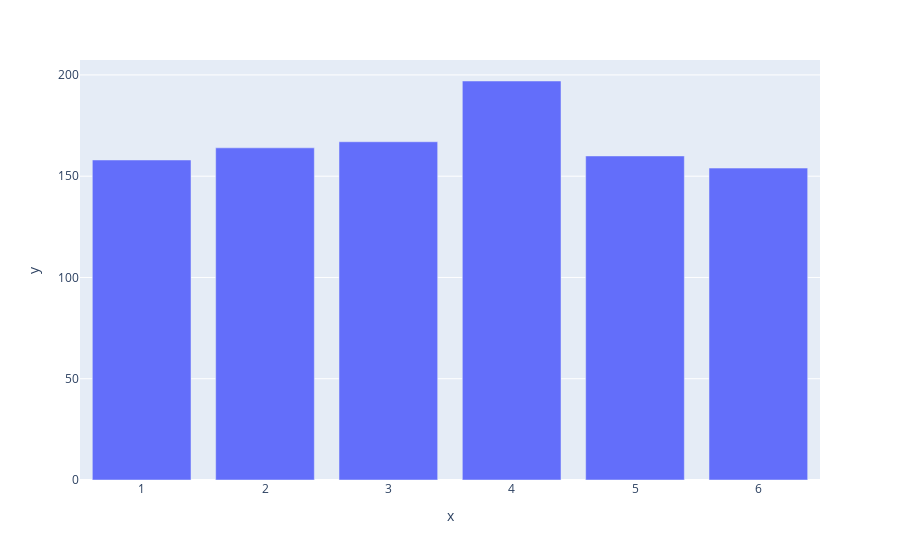

Here is the notebook cell this chart was saved with:
### Code cell
#绘制直方图
import plotly.express as px

from die import Die
#创建一个D6
die = Die()

#掷几次骰子并将结果存储在一个列表中
results = []
for roll_num in range(1000):
    result = die.roll()
    results.append(result)

#分析结果
frequencies = []
poss_results = range(1, die.num_sides+1)
for value in poss_results:
    frequency = results.count(value)
    frequencies.append(frequency)

#对结果进行可视化
fig = px.bar(x=poss_results, y=frequencies)
fig.show()

### Figure 1 — Plotly figure (JSON) as saved in the notebook; plotly's stock layout.template omitted (floating-point values rounded to 4 significant figures)
{"data": [{"alignmentgroup": "True", "hovertemplate": "x=%{x}<br>y=%{y}<extra></extra>", "legendgroup": "", "marker": {"color": "#636efa", "pattern": {"shape": ""}}, "name": "", "offsetgroup": "", "orientation": "v", "showlegend": false, "textposition": "auto", "type": "bar", "x": [1, 2, 3, 4, 5, 6], "xaxis": "x", "y": [158, 164, 167, 197, 160, 154], "yaxis": "y"}], "layout": {"autosize": true, "barmode": "relative", "legend": {"tracegroupgap": 0}, "margin": {"t": 60}, "xaxis": {"anchor": "y", "autorange": true, "domain": [0, 1], "range": [0.5, 6.5], "title": {"text": "x"}, "type": "linear"}, "yaxis": {"anchor": "x", "autorange": true, "domain": [0, 1], "range": [0, 207.4], "title": {"text": "y"}, "type": "linear"}}}
